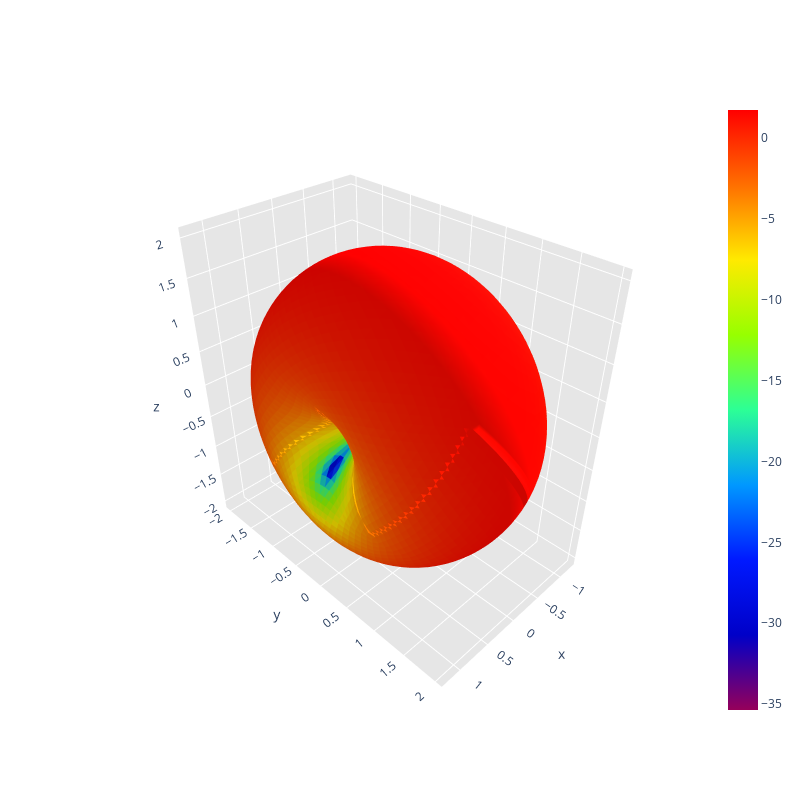

Notebook code for this chart:
### Code cell
from efield.efield1 import calculate_electric_magnetic_field_at_point
from efield.efield2 import radiation_intensity_distribution_over_sphere_surface
from efield.efield3 import antenna_directivity_pattern

# Dense mesh for a sphere used in radiation calculations
filename_sphere_dense = '../../data/sphere_mesh/sphere_dense.mat'

mesh2_mat = 'data/antennas_mesh2/sim_optimize_ifa_mesh2.mat'
current_mat = 'data/antennas_current/sim_optimize_ifa_current.mat'
gain_power_mat = 'data/antennas_gain_power/sim_optimize_ifa_gain_power.mat'

observationPoint = np.array([100, 0, 0])

calculate_electric_magnetic_field_at_point(mesh2_mat, current_mat, observationPoint, radiation=True)

print("Calculating radiation intensity distribution over sphere surface...")
radiation_intensity_distribution_over_sphere_surface(mesh2_mat, current_mat, filename_sphere_dense, radiation=True, save_image=True)

# Step 3: Generating the directivity pattern
print("Generating antenna directivity pattern...")
antenna_directivity_pattern(mesh2_mat, current_mat, gain_power_mat, radiation=True, save_image=True)

### Figure 1 — Plotly figure (JSON) as saved in the notebook; plotly's stock layout.template omitted (floating-point values rounded to 4 significant figures; data arrays with more than 128 entries replaced by an {"elided": "..."} marker saying what was removed)
{"data": [{"facecolor": {"elided": "8000 str values"}, "i": {"elided": "8000 int values"}, "j": {"elided": "8000 int values"}, "k": {"elided": "8000 int values"}, "name": "", "type": "mesh3d", "x": {"elided": "4002 float values"}, "y": {"elided": "4002 float values"}, "z": {"elided": "4002 float values"}}, {"hoverinfo": "none", "marker": {"color": [-35.36, 1.743], "colorscale": [[0, "rgb(150, 0, 90)"], [0.125, "rgb(0, 0, 200)"], [0.25, "rgb(0, 25, 255)"], [0.375, "rgb(0, 152, 255)"], [0.5, "rgb(44, 255, 150)"], [0.625, "rgb(151, 255, 0)"], [0.75, "rgb(255, 234, 0)"], [0.875, "rgb(255, 111, 0)"], [1, "rgb(255, 0, 0)"]], "showscale": true, "size": 0.1}, "mode": "markers", "showlegend": false, "type": "scatter3d", "x": [0.1234], "y": [0.08969], "z": [1.992]}], "layout": {"height": 800, "scene": {"aspectratio": {"x": 0.6181, "y": 0.9884, "z": 1}, "xaxis": {"backgroundcolor": "rgb(230, 230, 230)", "gridcolor": "rgb(255, 255, 255)", "showbackground": true, "zerolinecolor": "rgb(255, 255, 255)"}, "yaxis": {"backgroundcolor": "rgb(230, 230, 230)", "gridcolor": "rgb(255, 255, 255)", "showbackground": true, "zerolinecolor": "rgb(255, 255, 255)"}, "zaxis": {"backgroundcolor": "rgb(230, 230, 230)", "gridcolor": "rgb(255, 255, 255)", "showbackground": true, "zerolinecolor": "rgb(255, 255, 255)"}}, "title": {"text": ""}, "width": 800}}
